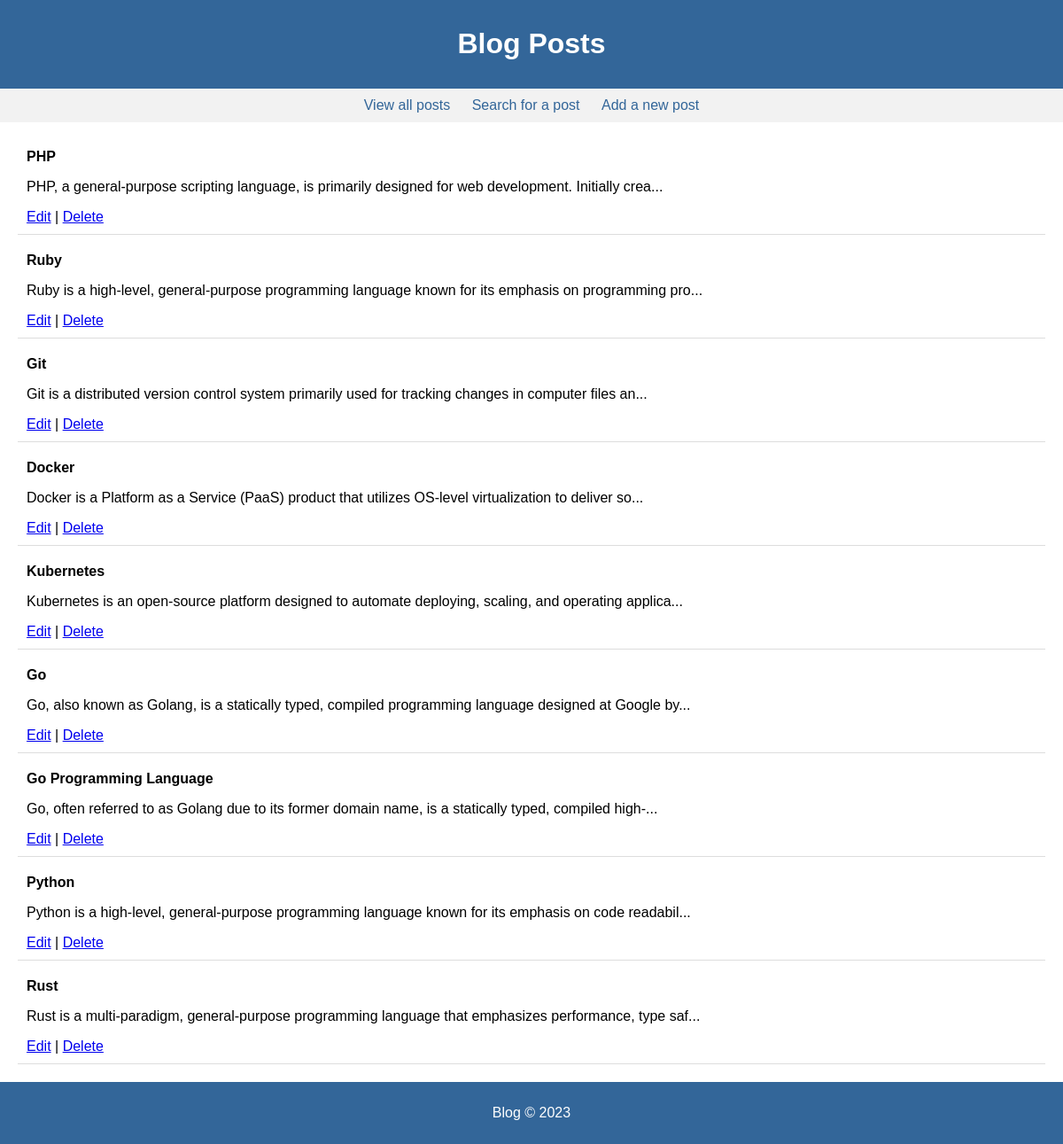
Page /list_edit_posts.php on the committed database.
### tables this page shows
CREATE TABLE `posts` (
  `id` int(11) NOT NULL AUTO_INCREMENT,
  `title` varchar(250) NOT NULL,
  `content` text NOT NULL,
  `author` varchar(255) NOT NULL,
  `created_at` datetime DEFAULT NULL,
  PRIMARY KEY (`id`)
);

### list_edit_posts.php (the view, shortened to what this page needs)
<?php
$baseURL = 'http://' . $_SERVER['HTTP_HOST'] . dirname($_SERVER['SCRIPT_NAME']);
?>
<?php
$host = 'localhost';
$dbname = 'blog';
$username = 'root';
$password = '';
try {
    $pdo = new PDO("mysql:host=$host;dbname=$dbname", $username, $password);
    $pdo->setAttribute(PDO::ATTR_ERRMODE, PDO::ERRMODE_EXCEPTION);
} catch(PDOException $e) {
    die("ERROR: Could not connect. " . $e->getMessage());
}
$sql = "SELECT * FROM posts ORDER BY created_at DESC";
$stmt = $pdo->query($sql);
$posts = $stmt->fetchAll(PDO::FETCH_ASSOC);
?>
<!DOCTYPE html>
<html>
<head>
    <link rel="stylesheet" type="text/css" href="style.css">
</head>
<body>
    <header>
        <h1>Blog Posts</h1>
    </header>
    <nav>
        <a href="<?php echo $baseURL; ?>/view_posts.php">View all posts</a>
        <a href="<?php echo $baseURL; ?>/search.php">Search for a post</a>
        <a href="<?php echo $baseURL; ?>/index.php">Add a new post</a>
    </nav>
    <section>
        <?php if ($posts): ?>
            <ul>
                <?php foreach ($posts as $post): ?>
                    <li>
                        <strong><?php echo htmlspecialchars($post['title']); ?></strong>
                        <p><?php echo htmlspecialchars(substr($post['content'], 0, 100)) . '...'; ?></p>
                        <a href="list_edit_posts.php?edit=<?php echo $post['id']; ?>">Edit</a>
                        |
                        <a href="list_edit_posts.php?delete=<?php echo $post['id']; ?>" onclick="return confirm('Are you sure you want to delete this post?');">Delete</a>
                    </li>
                <?php endforeach; ?>
            </ul>
        <?php else: ?>
            <p>No posts found.</p>
        <?php endif; ?>
    </section>
    <footer>
        <p>Blog &copy; 2023</p>
    </footer>
</body>
</html>

### style.css (style rules this page uses)
body { font-family: 'Avenir', sans-serif; margin: 0; padding: 0; }
header, footer { background-color: #336699; color: white; text-align: center; padding: 10px 0; }
nav { background-color: #f2f2f2; padding: 10px; text-align: center; }
nav a { margin: 0 10px; text-decoration: none; color: #336699; }
section { margin: 20px; }
ul { list-style: none; padding: 0; }
li { margin-bottom: 10px; padding: 10px; border-bottom: 1px solid #ddd; }

### rows in the picture
posts: title "PHP", content "PHP, a general-purpose scripting language, is primarily designed for web development. Initially crea"
posts: title "Ruby", content "Ruby is a high-level, general-purpose programming language known for its emphasis on programming pro"
posts: title "Git", content "Git is a distributed version control system primarily used for tracking changes in computer files an"
posts: title "Docker", content "Docker is a Platform as a Service (PaaS) product that utilizes OS-level virtualization to deliver so"
posts: title "Kubernetes", content "Kubernetes is an open-source platform designed to automate deploying, scaling, and operating applica"
posts: title "Go", content "Go, also known as Golang, is a statically typed, compiled programming language designed at Google by"
posts: title "Go Programming Language", content "Go, often referred to as Golang due to its former domain name, is a statically typed, compiled high-"
posts: title "Python", content "Python is a high-level, general-purpose programming language known for its emphasis on code readabil"
posts: title "Rust", content "Rust is a multi-paradigm, general-purpose programming language that emphasizes performance, type saf"
